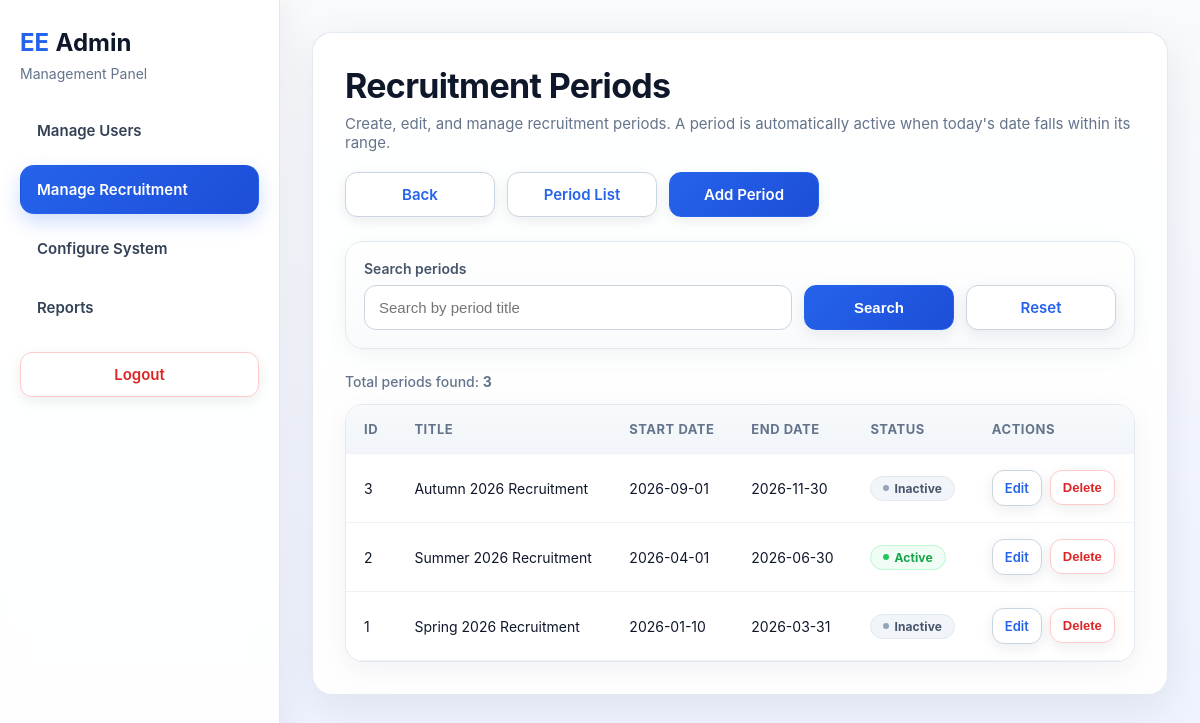
/modules/admin.php?page=periods (signed in), run on the app's committed database.
### tables this page shows
CREATE TABLE recruitment_periods (
                                     id            INT AUTO_INCREMENT PRIMARY KEY,
                                     title         VARCHAR(100) NOT NULL,
                                     start_date    DATE NOT NULL,
                                     end_date      DATE NOT NULL,
                                     is_active     TINYINT(1) NOT NULL DEFAULT 1
);

### modules/admin/pages/periods.php (the view, shortened to what this page needs)
<?php
require_once __DIR__ . '/../../../includes/db.php';
$action = $_GET['action'] ?? 'list';
$editPeriod = null;
$search = trim($_GET['search'] ?? '');
$sql    = "SELECT id, title, start_date, end_date FROM recruitment_periods";
$params = [];
$sql .= " ORDER BY id DESC";
$stmt = $pdo->prepare($sql);
$stmt->execute($params);
$periods = $stmt->fetchAll(PDO::FETCH_ASSOC);
$today = date('Y-m-d');
?>
<section class="page-card list-card">
    <div class="list-header">
        <div>
            <h1 class="page-title">Recruitment Periods</h1>
            <p class="page-subtitle">Create, edit, and manage recruitment periods. A period is automatically active when today's date falls within its range.</p>
        </div>
        <div class="list-actions">
            <a href="admin.php?page=recruitment" class="btn btn-secondary">Back</a>
            <a href="admin.php?page=periods" class="btn btn-secondary">Period List</a>
            <a href="admin.php?page=periods&action=create" class="btn btn-primary">Add Period</a>
        </div>
    </div>
    <?php if ($action === 'create' || ($action === 'edit' && $editPeriod)): ?>
        <section class="search-card">
            <form
                    method="POST"
                    action="admin.php?page=periods<?= $action === 'edit' ? '&action=edit&id=' . (int) $editPeriod['id'] : '&action=create'; ?>"
                    class="admin-form js-validate-form"
                    novalidate
            >
                <?php if ($action === 'edit'): ?>
                    <input type="hidden" name="id" value="<?= (int) $editPeriod['id']; ?>">
                <?php endif; ?>
                <div class="form-group">
                    <label for="title">Period Title</label>
                    <input
                            type="text"
                            id="title"
                            name="title"
                            value="<?= htmlspecialchars($action === 'edit' ? ($editPeriod['title'] ?? '') : ($_POST['title'] ?? '')); ?>"
                            required
                    >
                </div>
                <div class="form-group">
                    <label for="start_date">Start Date</label>
                    <input
                            type="date"
                            id="start_date"
                            name="start_date"
                            value="<?= htmlspecialchars($action === 'edit' ? ($editPeriod['start_date'] ?? '') : ($_POST['start_date'] ?? '')); ?>"
                            required
                    >
                </div>
                <div class="form-group">
                    <label for="end_date">End Date</label>
                    <input
                            type="date"
                            id="end_date"
                            name="end_date"
                            value="<?= htmlspecialchars($action === 'edit' ? ($editPeriod['end_date'] ?? '') : ($_POST['end_date'] ?? '')); ?>"
                            required
                    >
                </div>
                <div class="form-actions">
                    <button type="submit" name="<?= $action === 'edit' ? 'update_period' : 'create_period'; ?>" class="btn btn-primary">
                        <?= $action === 'edit' ? 'Update Period' : 'Create Period'; ?>
                    </button>
                    <a href="admin.php?page=periods" class="btn btn-secondary">Cancel</a>
                </div>
            </form>
        </section>
    <?php else: ?>
        <div class="search-card">
            <form method="GET" action="admin.php" class="search-form">
                <div class="search-group">
                    <label for="search">Search periods</label>
                    <input
                            type="text"
                            id="search"
                            name="search"
                            placeholder="Search by period title"
                            value="<?= htmlspecialchars($search); ?>"
                    >
                </div>
                <div class="list-actions">
                    <button type="submit" class="btn btn-primary">Search</button>
                    <a href="admin.php?page=periods" class="btn btn-secondary">Reset</a>
                </div>
            </form>
        </div>
        <div class="results-meta">
            Total periods found: <strong><?= count($periods); ?></strong>
        </div>
        <div class="table-card">
            <div class="table-wrapper">
                <table>
                    <thead>
                    <tr>
                        <th>ID</th>
                        <th>Title</th>
                        <th>Start Date</th>
                        <th>End Date</th>
                        <th>Status</th>
                        <th>Actions</th>
                    </tr>
                    </thead>
                    <tbody>
                    <?php if (empty($periods)): ?>
                        <tr>
                            <td colspan="6" class="empty-state">No periods found.</td>
                        </tr>
                    <?php else: ?>
                        <?php foreach ($periods as $period): ?>
                            <?php $isActive = ($today >= $period['start_date'] && $today <= $period['end_date']); ?>
                            <tr>
                                <td><?= (int) $period['id']; ?></td>
                                <td><?= htmlspecialchars($period['title']); ?></td>
                                <td><?= htmlspecialchars($period['start_date']); ?></td>
                                <td><?= htmlspecialchars($period['end_date']); ?></td>
                                <td>
                                        <span class="status-pill <?= $isActive ? 'status-approved' : 'status-pending'; ?>">
                                            <?= $isActive ? 'Active' : 'Inactive'; ?>
                                        </span>
                                </td>
                                <td>
                                    <div class="table-actions">
                                        <a href="admin.php?page=periods&action=edit&id=<?= (int) $period['id']; ?>" class="btn btn-secondary btn-sm-custom">Edit</a>
                                        <form method="POST" action="admin.php?page=periods" class="inline-form">
                                            <button type="button" class="btn btn-danger btn-sm-custom js-delete-button">Delete</button>
                                        </form>
                                    </div>
                                </td>
                            </tr>
                        <?php endforeach; ?>
                    <?php endif; ?>
                    </tbody>
                </table>
            </div>
        </div>
    <?php endif; ?>
</section>

### assets/css/style.css (style rules this page uses)
* { margin: 0; padding: 0; box-sizing: border-box; }
body { font-family: "Inter", "Segoe UI", Arial, Helvetica, sans-serif; background: linear-gradient(180deg, #f8fafc 0%, #eef2ff 100%); color: #1f2937; min-height: 100vh; }
a { text-decoration: none; color: inherit; }
.page-card { background: rgba(255, 255, 255, 0.9); border: 1px solid rgba(226, 232, 240, 0.9); border-radius: 20px; box-shadow: 0 12px 40px rgba(15, 23, 42, 0.08); backdrop-filter: blur(10px); }
.page-title { font-size: 34px; font-weight: 700; color: #0f172a; margin-bottom: 8px; letter-spacing: -0.02em; }
.page-subtitle { color: #64748b; font-size: 15px; }
.btn { display: inline-flex; align-items: center; justify-content: center; min-width: 150px; padding: 12px 18px; border-radius: 12px; border: 1px solid transparent; font-size: 15px; font-weight: 600; cursor: pointer; transition: all 0.2s ease; box-shadow: 0 4px 14px rgba(15, 23, 42, 0.08); }
.btn-primary { background: linear-gradient(135deg, #2563eb 0%, #1d4ed8 100%); color: #ffffff; border-color: #2563eb; }
.btn-secondary { background-color: #ffffff; color: #2563eb; border-color: #cbd5e1; }
.btn-danger { background-color: #ffffff; color: #dc2626; border-color: #fecaca; }
.status-pill { display: inline-flex; align-items: center; gap: 5px; padding: 4px 12px; border-radius: 999px; font-size: 12px; font-weight: 700; letter-spacing: 0.01em; border: 1px solid transparent; white-space: nowrap; }
.status-pill::before { content: ''; width: 6px; height: 6px; border-radius: 50%; flex-shrink: 0; }
.status-pending { background: #f1f5f9; color: #475569; border-color: #e2e8f0; }
.status-pending::before { background: #94a3b8; }
.status-approved { background: #f0fdf4; color: #16a34a; border-color: #bbf7d0; }
.status-approved::before { background: #22c55e; }

### assets/css/admin.css (style rules this page uses)
.table-actions { display: flex; gap: 8px; flex-wrap: wrap; }
.inline-form { display: inline; }
.btn-sm-custom { min-width: auto; padding: 9px 12px; font-size: 13px; }

### assets/css/list.css (style rules this page uses)
.list-card { padding: 32px; }
.list-header { display: flex; justify-content: space-between; align-items: flex-start; gap: 20px; flex-wrap: wrap; margin-bottom: 24px; }
.list-actions { display: flex; gap: 12px; flex-wrap: wrap; }
.search-card { background: linear-gradient(180deg, #ffffff 0%, #f8fafc 100%); border: 1px solid #e2e8f0; border-radius: 18px; padding: 18px; margin-bottom: 24px; box-shadow: 0 6px 24px rgba(15, 23, 42, 0.05); }
.search-form { display: grid; grid-template-columns: 1fr auto; gap: 12px; align-items: end; }
.search-group label { display: block; margin-bottom: 8px; font-size: 14px; color: #475569; font-weight: 600; }
.search-group input { width: 100%; padding: 13px 14px; border: 1px solid #cbd5e1; border-radius: 12px; background: #ffffff; font-size: 15px; outline: none; transition: all 0.2s ease; color: #0f172a; }
.results-meta { margin-bottom: 14px; color: #64748b; font-size: 14px; font-weight: 500; }
.table-card { border: 1px solid #e2e8f0; border-radius: 18px; overflow: hidden; background: #ffffff; box-shadow: 0 8px 28px rgba(15, 23, 42, 0.05); }
.table-wrapper { overflow-x: auto; }
table { width: 100%; border-collapse: collapse; }
thead { background: linear-gradient(180deg, #f8fafc 0%, #f1f5f9 100%); }
th, td { text-align: left; padding: 16px 18px; border-bottom: 1px solid #eef2f7; font-size: 14px; }
th { font-size: 13px; text-transform: uppercase; letter-spacing: 0.04em; color: #64748b; font-weight: 700; }
td { color: #0f172a; }

### data on the page
recruitment_periods: id "3", title "Autumn 2026 Recruitment", start_date "2026-09-01", end_date "2026-11-30", shows "Inactive"
recruitment_periods: id "2", title "Summer 2026 Recruitment", start_date "2026-04-01", end_date "2026-06-30", shows "Active"
recruitment_periods: id "1", title "Spring 2026 Recruitment", start_date "2026-01-10", end_date "2026-03-31", shows "Inactive"

### other printed values
count($periods) "3"
